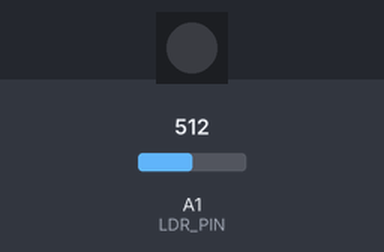
Bench run of a sketch on a simulated Arduino Uno, built with avr-gcc and run on an emulated ATmega328P. Shown: 1 RGB LEDs in strip order, left to right. The inputs (shaded band) are chosen by the test bench; at power-on: A1 (LDR_PIN) = 512. What the sketch prints to the serial monitor is not drawn.

Above: at 0.05 s.
Timing chart, 0 to 3.0 s (numbered marks = the images above):
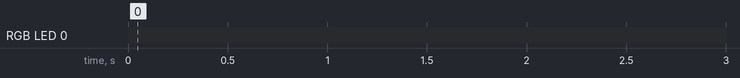

The sketch:

openloop-led.ino
```cpp
#include <Adafruit_NeoPixel.h>

#define LED_PIN 6
#define NUM_LEDS 1
#define LDR_PIN A1

Adafruit_NeoPixel strip(NUM_LEDS, LED_PIN, NEO_GRB + NEO_KHZ800);

const int STEP_OUTPUT = 20;
const int STEP_DELAY_SAMPLES = 35;
int sampleIndex = 0;

int readSensorAverage(int samples) {
  long acc = 0;
  for (int i = 0; i < samples; i++) {
    acc += analogRead(LDR_PIN);
  }
  return (int)(acc / samples);
}

void applyOutput(int brightness) {
  int limited = constrain(brightness, 0, 255);
  strip.setPixelColor(0, strip.Color(limited, limited, limited));
  strip.show();
}

float measureContribution(int commandedOutput) {
  applyOutput(0);
  delay(20);
  int ambient = readSensorAverage(8);

  applyOutput(commandedOutput);
  delay(30);
  int total = readSensorAverage(8);

  int contribution = total - ambient;
  if (contribution < 0) {
    contribution = 0;
  }
  return (float)contribution;
}

void setup() {
  Serial.begin(115200);
  while (!Serial) {
    // Wait for the host to open the serial port before starting the test.
  }
  strip.begin();
  strip.show();
}

void loop() {
  int output = sampleIndex < STEP_DELAY_SAMPLES ? 0 : STEP_OUTPUT;
  float sensor = measureContribution(output);

  Serial.print(sensor, 2);
  Serial.print(",");
  Serial.println(output);

  sampleIndex++;
  delay(120);
}
```

Measured:
- by itself, everything shown: repeats every 4.7 s, in 18 steps
